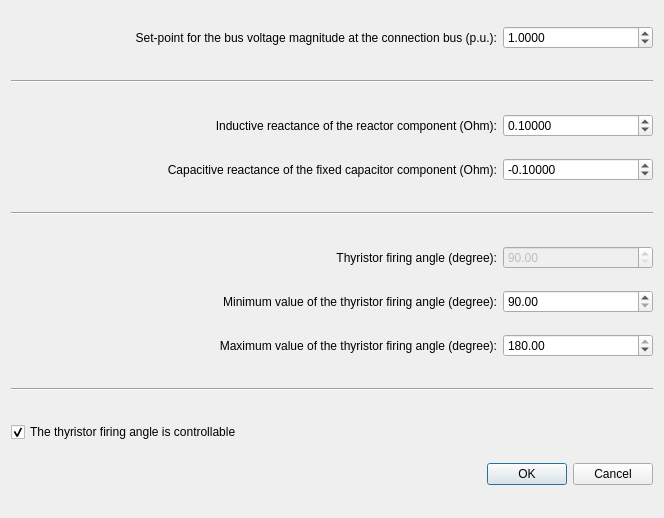
<?xml version="1.0" encoding="UTF-8"?>
<ui version="4.0">
 <class>Dialog</class>
 <widget class="QDialog" name="Dialog">
  <property name="geometry">
   <rect>
    <x>0</x>
    <y>0</y>
    <width>664</width>
    <height>518</height>
   </rect>
  </property>
  <property name="sizePolicy">
   <sizepolicy hsizetype="Preferred" vsizetype="Minimum">
    <horstretch>0</horstretch>
    <verstretch>0</verstretch>
   </sizepolicy>
  </property>
  <property name="minimumSize">
   <size>
    <width>664</width>
    <height>518</height>
   </size>
  </property>
  <property name="maximumSize">
   <size>
    <width>664</width>
    <height>518</height>
   </size>
  </property>
  <property name="windowTitle">
   <string>Dialog</string>
  </property>
  <layout class="QVBoxLayout" name="verticalLayout">
   <item>
    <layout class="QHBoxLayout" name="horizontalLayout_7">
     <item>
      <spacer name="horizontalSpacer_6">
       <property name="orientation">
        <enum>Qt::Horizontal</enum>
       </property>
       <property name="sizeHint" stdset="0">
        <size>
         <width>40</width>
         <height>20</height>
        </size>
       </property>
      </spacer>
     </item>
     <item>
      <widget class="QLabel" name="label_7">
       <property name="text">
        <string>Set-point for the bus voltage magnitude at the connection bus (p.u.):</string>
       </property>
       <property name="alignment">
        <set>Qt::AlignRight|Qt::AlignTrailing|Qt::AlignVCenter</set>
       </property>
      </widget>
     </item>
     <item>
      <widget class="QDoubleSpinBox" name="set_vm_pu">
       <property name="minimumSize">
        <size>
         <width>150</width>
         <height>0</height>
        </size>
       </property>
       <property name="decimals">
        <number>4</number>
       </property>
       <property name="minimum">
        <double>0.000000000000000</double>
       </property>
       <property name="maximum">
        <double>5.000000000000000</double>
       </property>
       <property name="singleStep">
        <double>0.010000000000000</double>
       </property>
       <property name="value">
        <double>1.000000000000000</double>
       </property>
      </widget>
     </item>
    </layout>
   </item>
   <item>
    <spacer name="verticalSpacer_5">
     <property name="orientation">
      <enum>Qt::Vertical</enum>
     </property>
     <property name="sizeType">
      <enum>QSizePolicy::Fixed</enum>
     </property>
     <property name="sizeHint" stdset="0">
      <size>
       <width>20</width>
       <height>10</height>
      </size>
     </property>
    </spacer>
   </item>
   <item>
    <widget class="Line" name="line_2">
     <property name="orientation">
      <enum>Qt::Horizontal</enum>
     </property>
    </widget>
   </item>
   <item>
    <spacer name="verticalSpacer_4">
     <property name="orientation">
      <enum>Qt::Vertical</enum>
     </property>
     <property name="sizeType">
      <enum>QSizePolicy::Fixed</enum>
     </property>
     <property name="sizeHint" stdset="0">
      <size>
       <width>20</width>
       <height>10</height>
      </size>
     </property>
    </spacer>
   </item>
   <item>
    <layout class="QHBoxLayout" name="horizontalLayout_5">
     <item>
      <spacer name="horizontalSpacer_5">
       <property name="orientation">
        <enum>Qt::Horizontal</enum>
       </property>
       <property name="sizeHint" stdset="0">
        <size>
         <width>40</width>
         <height>20</height>
        </size>
       </property>
      </spacer>
     </item>
     <item>
      <widget class="QLabel" name="label_5">
       <property name="text">
        <string>Inductive reactance of the reactor component (Ohm):</string>
       </property>
       <property name="alignment">
        <set>Qt::AlignRight|Qt::AlignTrailing|Qt::AlignVCenter</set>
       </property>
      </widget>
     </item>
     <item>
      <widget class="QDoubleSpinBox" name="x_l_ohm">
       <property name="minimumSize">
        <size>
         <width>150</width>
         <height>0</height>
        </size>
       </property>
       <property name="decimals">
        <number>5</number>
       </property>
       <property name="minimum">
        <double>0.000000000000000</double>
       </property>
       <property name="maximum">
        <double>10000.000000000000000</double>
       </property>
       <property name="singleStep">
        <double>1.000000000000000</double>
       </property>
       <property name="value">
        <double>0.100000000000000</double>
       </property>
      </widget>
     </item>
    </layout>
   </item>
   <item>
    <layout class="QHBoxLayout" name="horizontalLayout_4">
     <item>
      <spacer name="horizontalSpacer_2">
       <property name="orientation">
        <enum>Qt::Horizontal</enum>
       </property>
       <property name="sizeHint" stdset="0">
        <size>
         <width>40</width>
         <height>20</height>
        </size>
       </property>
      </spacer>
     </item>
     <item>
      <widget class="QLabel" name="label_4">
       <property name="text">
        <string>Capacitive reactance of the fixed capacitor component (Ohm):</string>
       </property>
       <property name="alignment">
        <set>Qt::AlignRight|Qt::AlignTrailing|Qt::AlignVCenter</set>
       </property>
      </widget>
     </item>
     <item>
      <widget class="QDoubleSpinBox" name="x_cvar_ohm">
       <property name="minimumSize">
        <size>
         <width>150</width>
         <height>0</height>
        </size>
       </property>
       <property name="decimals">
        <number>5</number>
       </property>
       <property name="minimum">
        <double>-50000.000000000000000</double>
       </property>
       <property name="maximum">
        <double>0.000000000000000</double>
       </property>
       <property name="singleStep">
        <double>1.000000000000000</double>
       </property>
       <property name="value">
        <double>-0.100000000000000</double>
       </property>
      </widget>
     </item>
    </layout>
   </item>
   <item>
    <spacer name="verticalSpacer_2">
     <property name="orientation">
      <enum>Qt::Vertical</enum>
     </property>
     <property name="sizeType">
      <enum>QSizePolicy::Fixed</enum>
     </property>
     <property name="sizeHint" stdset="0">
      <size>
       <width>20</width>
       <height>10</height>
      </size>
     </property>
    </spacer>
   </item>
   <item>
    <widget class="Line" name="line">
     <property name="orientation">
      <enum>Qt::Horizontal</enum>
     </property>
    </widget>
   </item>
   <item>
    <spacer name="verticalSpacer_3">
     <property name="orientation">
      <enum>Qt::Vertical</enum>
     </property>
     <property name="sizeType">
      <enum>QSizePolicy::Fixed</enum>
     </property>
     <property name="sizeHint" stdset="0">
      <size>
       <width>20</width>
       <height>10</height>
      </size>
     </property>
    </spacer>
   </item>
   <item>
    <layout class="QHBoxLayout" name="horizontalLayout_6">
     <item>
      <spacer name="horizontalSpacer_3">
       <property name="orientation">
        <enum>Qt::Horizontal</enum>
       </property>
       <property name="sizeHint" stdset="0">
        <size>
         <width>40</width>
         <height>20</height>
        </size>
       </property>
      </spacer>
     </item>
     <item>
      <widget class="QLabel" name="label_6">
       <property name="text">
        <string>Thyristor firing angle (degree):</string>
       </property>
       <property name="alignment">
        <set>Qt::AlignRight|Qt::AlignTrailing|Qt::AlignVCenter</set>
       </property>
      </widget>
     </item>
     <item>
      <widget class="QDoubleSpinBox" name="thyristor_firing_angle_degree">
       <property name="enabled">
        <bool>false</bool>
       </property>
       <property name="minimumSize">
        <size>
         <width>150</width>
         <height>0</height>
        </size>
       </property>
       <property name="decimals">
        <number>2</number>
       </property>
       <property name="minimum">
        <double>90.000000000000000</double>
       </property>
       <property name="maximum">
        <double>180.000000000000000</double>
       </property>
       <property name="singleStep">
        <double>10.000000000000000</double>
       </property>
       <property name="value">
        <double>90.000000000000000</double>
       </property>
      </widget>
     </item>
    </layout>
   </item>
   <item>
    <layout class="QHBoxLayout" name="horizontalLayout">
     <item>
      <spacer name="horizontalSpacer">
       <property name="orientation">
        <enum>Qt::Horizontal</enum>
       </property>
       <property name="sizeHint" stdset="0">
        <size>
         <width>40</width>
         <height>20</height>
        </size>
       </property>
      </spacer>
     </item>
     <item>
      <widget class="QLabel" name="label">
       <property name="text">
        <string>Minimum value of the thyristor firing angle (degree):</string>
       </property>
       <property name="alignment">
        <set>Qt::AlignRight|Qt::AlignTrailing|Qt::AlignVCenter</set>
       </property>
      </widget>
     </item>
     <item>
      <widget class="QDoubleSpinBox" name="min_angle_degree">
       <property name="minimumSize">
        <size>
         <width>150</width>
         <height>0</height>
        </size>
       </property>
       <property name="decimals">
        <number>2</number>
       </property>
       <property name="minimum">
        <double>90.000000000000000</double>
       </property>
       <property name="maximum">
        <double>180.000000000000000</double>
       </property>
       <property name="singleStep">
        <double>10.000000000000000</double>
       </property>
       <property name="value">
        <double>90.000000000000000</double>
       </property>
      </widget>
     </item>
    </layout>
   </item>
   <item>
    <layout class="QHBoxLayout" name="horizontalLayout_2">
     <item>
      <spacer name="horizontalSpacer_4">
       <property name="orientation">
        <enum>Qt::Horizontal</enum>
       </property>
       <property name="sizeHint" stdset="0">
        <size>
         <width>40</width>
         <height>20</height>
        </size>
       </property>
      </spacer>
     </item>
     <item>
      <widget class="QLabel" name="label_2">
       <property name="text">
        <string>Maximum value of the thyristor firing angle (degree):</string>
       </property>
       <property name="alignment">
        <set>Qt::AlignRight|Qt::AlignTrailing|Qt::AlignVCenter</set>
       </property>
      </widget>
     </item>
     <item>
      <widget class="QDoubleSpinBox" name="max_angle_degree">
       <property name="minimumSize">
        <size>
         <width>150</width>
         <height>0</height>
        </size>
       </property>
       <property name="decimals">
        <number>2</number>
       </property>
       <property name="minimum">
        <double>90.000000000000000</double>
       </property>
       <property name="maximum">
        <double>180.000000000000000</double>
       </property>
       <property name="singleStep">
        <double>10.000000000000000</double>
       </property>
       <property name="value">
        <double>180.000000000000000</double>
       </property>
      </widget>
     </item>
    </layout>
   </item>
   <item>
    <spacer name="verticalSpacer_7">
     <property name="orientation">
      <enum>Qt::Vertical</enum>
     </property>
     <property name="sizeType">
      <enum>QSizePolicy::Fixed</enum>
     </property>
     <property name="sizeHint" stdset="0">
      <size>
       <width>20</width>
       <height>10</height>
      </size>
     </property>
    </spacer>
   </item>
   <item>
    <widget class="Line" name="line_3">
     <property name="orientation">
      <enum>Qt::Horizontal</enum>
     </property>
    </widget>
   </item>
   <item>
    <spacer name="verticalSpacer_6">
     <property name="orientation">
      <enum>Qt::Vertical</enum>
     </property>
     <property name="sizeType">
      <enum>QSizePolicy::Fixed</enum>
     </property>
     <property name="sizeHint" stdset="0">
      <size>
       <width>20</width>
       <height>10</height>
      </size>
     </property>
    </spacer>
   </item>
   <item>
    <widget class="QCheckBox" name="controllable">
     <property name="text">
      <string>The thyristor firing angle is controllable</string>
     </property>
     <property name="checked">
      <bool>true</bool>
     </property>
    </widget>
   </item>
   <item>
    <widget class="QDialogButtonBox" name="buttonBox">
     <property name="orientation">
      <enum>Qt::Horizontal</enum>
     </property>
     <property name="standardButtons">
      <set>QDialogButtonBox::Cancel|QDialogButtonBox::Ok</set>
     </property>
    </widget>
   </item>
  </layout>
 </widget>
 <resources/>
 <connections>
  <connection>
   <sender>buttonBox</sender>
   <signal>accepted()</signal>
   <receiver>Dialog</receiver>
   <slot>accept()</slot>
   <hints>
    <hint type="sourcelabel">
     <x>260</x>
     <y>468</y>
    </hint>
    <hint type="destinationlabel">
     <x>157</x>
     <y>274</y>
    </hint>
   </hints>
  </connection>
  <connection>
   <sender>buttonBox</sender>
   <signal>rejected()</signal>
   <receiver>Dialog</receiver>
   <slot>reject()</slot>
   <hints>
    <hint type="sourcelabel">
     <x>328</x>
     <y>468</y>
    </hint>
    <hint type="destinationlabel">
     <x>286</x>
     <y>274</y>
    </hint>
   </hints>
  </connection>
  <connection>
   <sender>controllable</sender>
   <signal>clicked(bool)</signal>
   <receiver>thyristor_firing_angle_degree</receiver>
   <slot>setDisabled(bool)</slot>
   <hints>
    <hint type="sourcelabel">
     <x>228</x>
     <y>421</y>
    </hint>
    <hint type="destinationlabel">
     <x>570</x>
     <y>243</y>
    </hint>
   </hints>
  </connection>
 </connections>
</ui>
